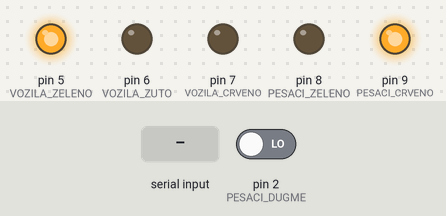
Recording of a sketch running on a simulated Arduino Uno, built with avr-gcc and run on an emulated ATmega328P. On the bench: output pins drawn as LEDs (lit = HIGH). Dashed ring = blinking. The inputs (shaded band) are chosen by the test bench; at power-on: pin 2 (PESACI_DUGME) LOW.

Above: at 1.2 s.
1.3 s: pin 2 (PESACI_DUGME) driven HIGH
At 2.5 s:
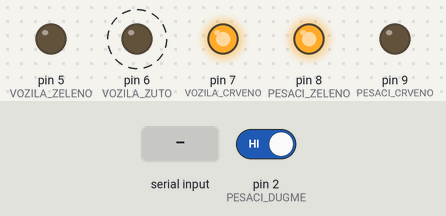
4.3 s: "1" received over Serial
At 5.7 s:
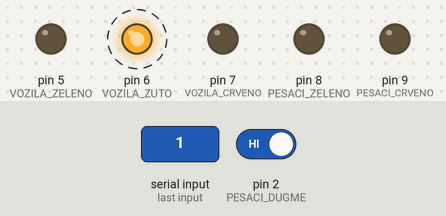
7.3 s: "aktivan" received over Serial
At 9.2 s:
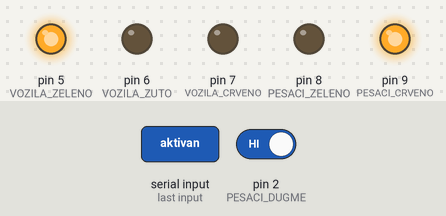
9.8 s: "0" received over Serial
At 11.55 s:
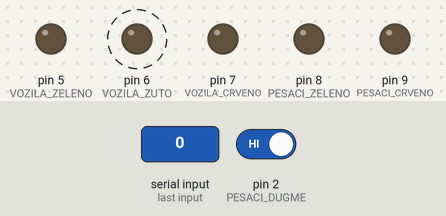
Timing chart, 0 to 13.8 s (numbered marks = the images above; inputs shaded):
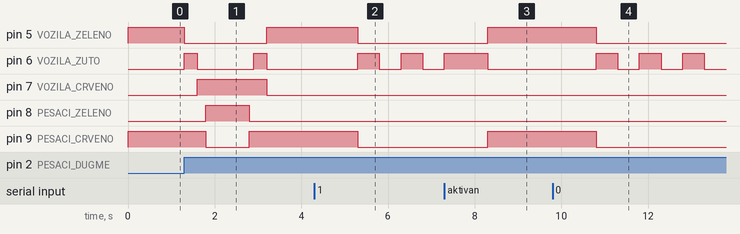

Measured:
- after the input at 1.3 s, pin 5 (VOZILA_ZELENO): HIGH → LOW at once, → HIGH 1.9 s later; pin 6 (VOZILA_ZUTO): alternates HIGH for 0.30 s and LOW for 1.3 s, starting at once
- after the input at 4.3 s, pin 5 (VOZILA_ZELENO), pin 9 (PESACI_CRVENO): HIGH → LOW after 1.0 s; pin 6 (VOZILA_ZUTO): alternates HIGH for 0.50 s and LOW for 0.50 s, starting after 1.0 s
- after the input at 7.3 s, pin 5 (VOZILA_ZELENO), pin 9 (PESACI_CRVENO): LOW → HIGH after 1.0 s
- after the input at 9.8 s, pin 5 (VOZILA_ZELENO), pin 9 (PESACI_CRVENO): HIGH → LOW after 1.0 s; pin 6 (VOZILA_ZUTO): alternates HIGH for 0.50 s and LOW for 0.50 s, starting after 1.0 s

The sketch:

iot_1_kolokvijum1.ino
```cpp
#define VOZILA_CRVENO 7
#define VOZILA_ZUTO 6
#define VOZILA_ZELENO 5
#define PESACI_CRVENO 9
#define PESACI_ZELENO 8
#define PESACI_DUGME 2
bool stisnuoDugme = false;
bool jeAktivanFlag = true;
int blink = HIGH;
unsigned long prevMillis;
unsigned long intervalZeleno = 1000;
unsigned long intervalZuto = 300;
unsigned long intervalCrvenoVozila = 200;
unsigned long intervalCrvenoPesaciDoZutogVozila = 100;
short stanjeSemafor = 0;


// Interrupt dugme pomocna funkcija,
// da registruje zahtev pesaka nakon 10 sekundi zelenog za vozila.
void pesakStisnuo(){
  stisnuoDugme = true;
}

void proveriStanje(){

  // Provera da li ima poruke na serijskom portu.
  if(Serial.available() > 0){
    String stanje = Serial.readString();

    // Ako je sistem pocinje sa aktivan (zbog \r\n,
    // setuj stanje na atkivan i inicijalizuj na pocetak semafor vozila.
    // Ugasi zuto svetlo nakon aktivacije sistema.
    if(stanje.startsWith("aktivan")){
      	digitalWrite(VOZILA_ZUTO, LOW);
      	digitalWrite(VOZILA_ZELENO, HIGH);
    	digitalWrite(PESACI_CRVENO, HIGH);
      	jeAktivanFlag = true;
      	blink = true;
      	stanjeSemafor = 0;
      	stisnuoDugme = false;
    } else {
      	digitalWrite(VOZILA_ZELENO, LOW);
        digitalWrite(VOZILA_CRVENO, LOW);
        digitalWrite(PESACI_ZELENO, LOW);
        digitalWrite(PESACI_CRVENO, LOW);
      	digitalWrite(VOZILA_ZUTO, blink);
      	jeAktivanFlag = false;
    }
    prevMillis = millis();
  }
}

void setup(){
  // Otpocinje serijska komunikacija, ova vrednost je najniza frekvencija.
  Serial.begin(9600);
  pinMode(VOZILA_CRVENO, OUTPUT);
  pinMode(VOZILA_ZUTO, OUTPUT);
  pinMode(VOZILA_ZELENO, OUTPUT);
  pinMode(PESACI_CRVENO, OUTPUT);
  pinMode(PESACI_ZELENO, OUTPUT);
  pinMode(PESACI_DUGME, INPUT);
  digitalWrite(VOZILA_ZELENO, HIGH);
  digitalWrite(PESACI_CRVENO, HIGH);

  // Prekidna rutina za pritisak pesaka
  attachInterrupt(digitalPinToInterrupt(PESACI_DUGME), pesakStisnuo, RISING);
}

void loop(){
  proveriStanje();
  if(jeAktivanFlag){
    // Drzi miniumum deset sekundi zeleno za vozila.
    // I onda proveri da li je stisnuto dugme za semafor.
    bool aktiviratiSekvencuZaPesake = stisnuoDugme && stanjeSemafor == 0;
    if(millis() - prevMillis >= intervalZeleno && aktiviratiSekvencuZaPesake){
      	digitalWrite(VOZILA_ZELENO, LOW);
  		digitalWrite(VOZILA_ZUTO, HIGH);
      	stanjeSemafor = 1;
      	prevMillis = millis();
    }
    // Ako je promenjeno stanje sa zelenog za vozila za pesake
    if(stanjeSemafor != 0){
      // Prosao je period za zuto za vozila, prebaci u stanje za crveno.
      if(stanjeSemafor == 1 && millis() - prevMillis >= intervalZuto){
      	stanjeSemafor = 2;
        digitalWrite(VOZILA_ZUTO, LOW);
  		digitalWrite(VOZILA_CRVENO, HIGH);
        prevMillis = millis();
      } else if (stanjeSemafor == 2 && millis() - prevMillis >= intervalCrvenoVozila){
      	stanjeSemafor = 3;
        digitalWrite(PESACI_CRVENO, LOW);
  		digitalWrite(PESACI_ZELENO, HIGH);
        prevMillis = millis();
      } else if (stanjeSemafor == 3 && millis() - prevMillis >= intervalZeleno){
      	stanjeSemafor = 4;
        digitalWrite(PESACI_ZELENO, LOW);
  		digitalWrite(PESACI_CRVENO, HIGH);
        prevMillis = millis();
      } else if (stanjeSemafor == 4 && millis() - prevMillis >= intervalCrvenoPesaciDoZutogVozila){
      	stanjeSemafor = 5;
        digitalWrite(VOZILA_ZUTO, HIGH);
        prevMillis = millis();
      } else if (stanjeSemafor == 5 && millis() - prevMillis >= intervalZuto){
      	stanjeSemafor = 0; // Vrati na zeleno za vozila i crveno za pesake
        digitalWrite(VOZILA_CRVENO, LOW);
  		digitalWrite(VOZILA_ZUTO, LOW);
  		digitalWrite(VOZILA_ZELENO, HIGH);
        stisnuoDugme = false;
        prevMillis = millis();
      }
    }
  // Deaktiviran sistem i onda samo zuto svetlo blinka.
  } else {
      if(millis() - prevMillis >= 500){
          blink = !blink;
          digitalWrite(VOZILA_ZUTO, blink);
          prevMillis = millis();
      }
  }
}
```
